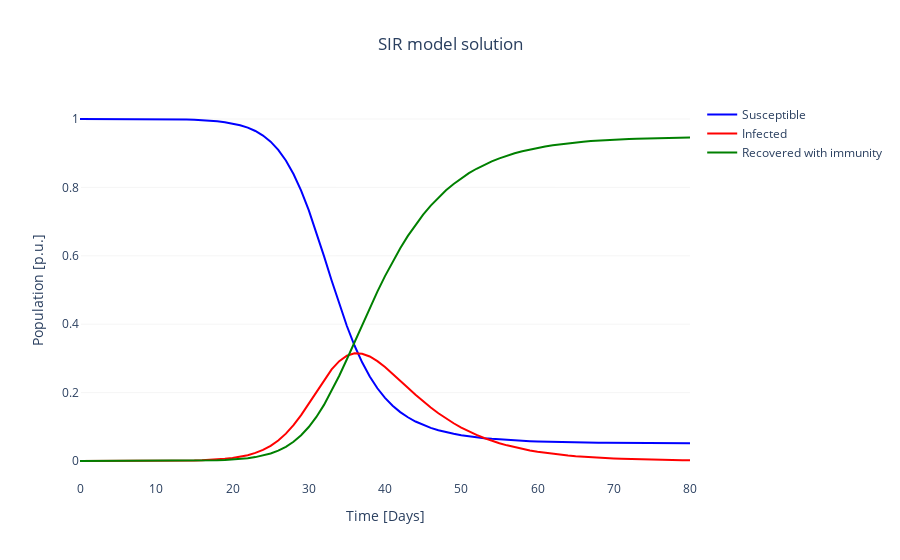

Notebook code for this chart:
### Markdown cell above
Plot results and test extra analysis

### Code cell
fig = plotly.graph_objs.Figure()

#% add susceptibles
fig.add_trace(
    plotly.graph_objs.Scatter(
        mode = 'lines',
        x = t,
        y = S/N,
        marker = dict(color = 'Blue', line = dict(color = 'DarkBlue', width=1.5)),
        name = 'Susceptible'
    ))

# add infected
fig.add_trace(
    plotly.graph_objs.Scatter(
        mode = 'lines',
        x = t,
        y = I/N,
        marker = dict(color = 'Red', line = dict(color = 'DarkRed', width=1.5)),
        name = 'Infected'
    ))

# add recovered with immunity
fig.add_trace(
    plotly.graph_objs.Scatter(
        mode = 'lines',
        x = t,
        y = R/N,
        marker = dict(color = 'Green', line = dict(color = 'DarkGreen', width=1.5)),
        name = 'Recovered with immunity'
    ))

fig.update_layout(
    plot_bgcolor='white', 
    xaxis_title = 'Time [Days]',
    yaxis_title = 'Population [p.u.]',
    title = 'SIR model solution',
    title_x = .5
    )
fig.update_yaxes(showgrid=True, gridwidth=.3, gridcolor='gainsboro')

fig.show()
